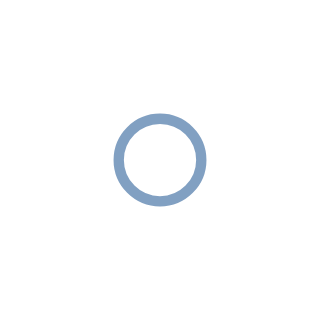

Source (Vega-Lite JSON):
### Vega specification from a JSON file in a GitHub repository (floating-point values rounded to 4 significant figures)
{"$schema": "http://vega.github.io/schema/vega/v3.0.json", "padding": 5, "autosize": "pad", "signals": [{"name": "width", "update": "data('layout')[0].width"}, {"name": "height", "update": "data('layout')[0].height"}, {"name": "unit", "value": {}, "on": [{"events": "mousemove", "update": "group()._id ? group() : unit"}]}], "data": [{"name": "source", "values": [{}], "format": {"type": "json", "parse": {}}, "transform": []}, {"name": "layout", "values": [{}], "transform": [{"type": "formula", "as": "width", "expr": "21"}, {"type": "formula", "as": "height", "expr": "21"}]}], "marks": [{"name": "main", "type": "group", "from": {"data": "layout"}, "encode": {"update": {"width": {"field": "width"}, "height": {"field": "height"}, "fill": {"value": "transparent"}}}, "marks": [{"name": "marks", "type": "symbol", "role": "point", "from": {"data": "source"}, "encode": {"update": {"x": {"value": 10.5}, "y": {"value": 10.5}, "stroke": {"value": "#4c78a8"}, "fill": {"value": "transparent"}, "opacity": {"value": 0.7}}}}]}]}
